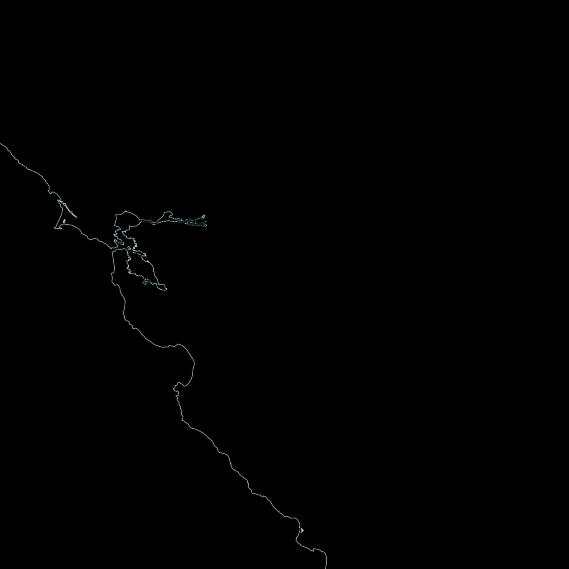
#> input picture src/notebooks/square_sf_border_small.jpeg, 569 x 569 px
$ jupyter execute image_processing.ipynb
#> lines starting #> are read from the running program, lines starting #| are printed output that depends on the picture
# Image processing and Segmentation notebook

July 2023
Wildfire Containment Research

[cell 1]
from PIL import Image
from PIL import ImageFilter
import numpy as np

[cell 2]
filename = "square_sf_border_small.jpeg"

with Image.open(filename) as img:
#> img is the input picture: PIL image 569x569 RGB; mean R, G, B 0.5, 0.6, 0.6
    img.load()

img.show()

[cell 3]
pix = np.array(img)

[cell 4]
pix.shape
#> Out = (569, 569, 3)

[cell 5]
img_gray = img.convert("L")
img_gray.show()

[cell 6]
pix = np.array(img_gray)

[cell 7]
pix.shape
#> Out = (569, 569)

[cell 8]
pix

Save the new array to disk

[cell 9]
np.save('starting_phoschek_array.npy', pix)    # .npy extension is added if not given
phoschek_array = np.load('starting_phoschek_array.npy')

[cell 10]
import seaborn as sns
import matplotlib.pylab as plt
from matplotlib.pyplot import figure

figure(figsize=(12, 12), dpi=80)
ax = sns.heatmap(phoschek_array, linewidth=0)
plt.show()
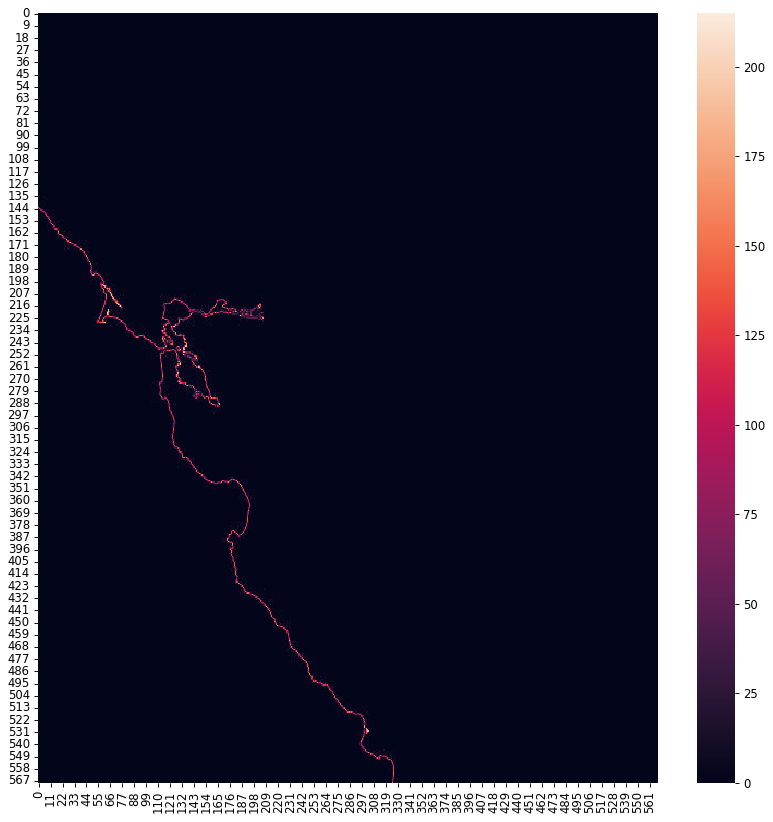
#> figure drawn by matplotlib, 2 panels


$ run again, with src/notebooks/coastline_img.jpeg copied over src/notebooks/square_sf_border_small.jpeg
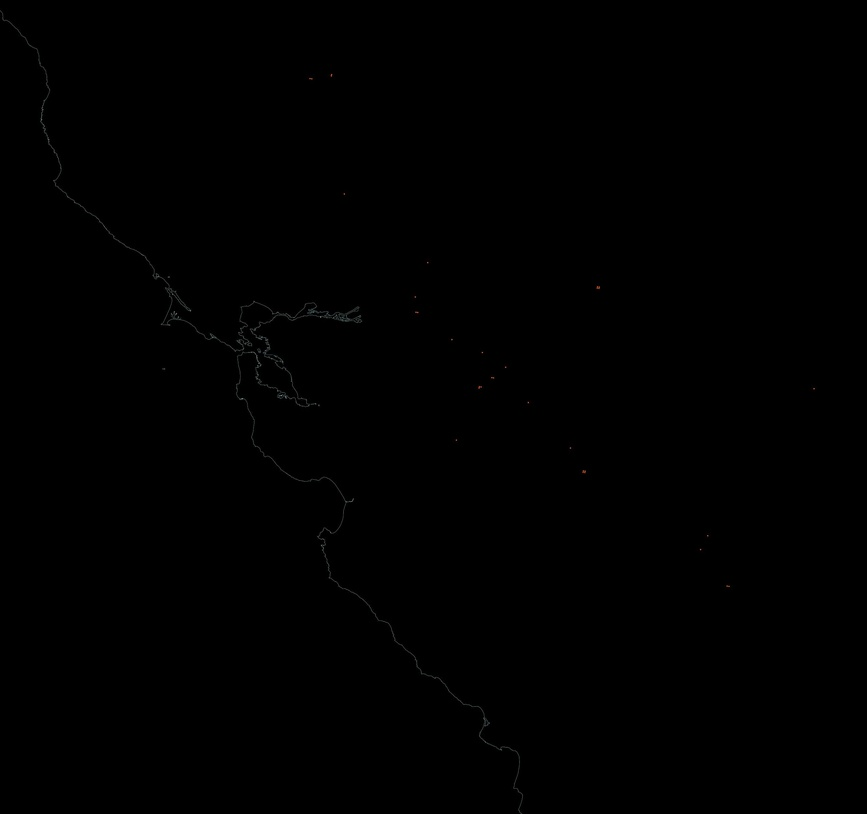
#> input picture src/notebooks/coastline_img.jpeg, 867 x 814 px, shrunk from 2634 x 2471 before the run
#> img is the input picture: PIL image 867x814 RGB; mean R, G, B 0.2, 0.2, 0.2
#> `[cell 10] import seaborn as sns import matplotlib.pylab as plt from ma..`:
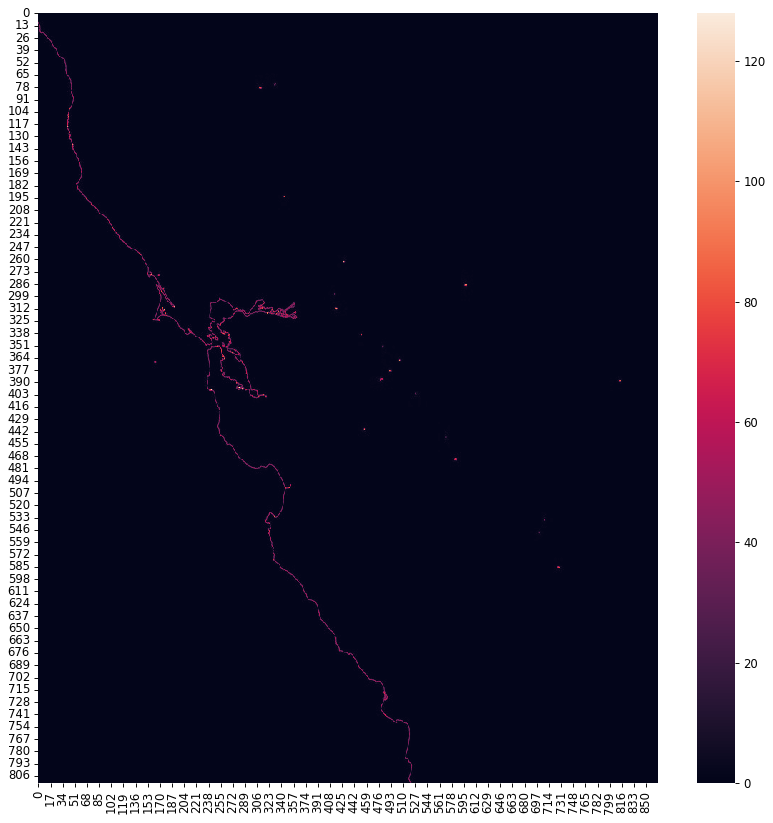
#> figure drawn by matplotlib, 2 panels
